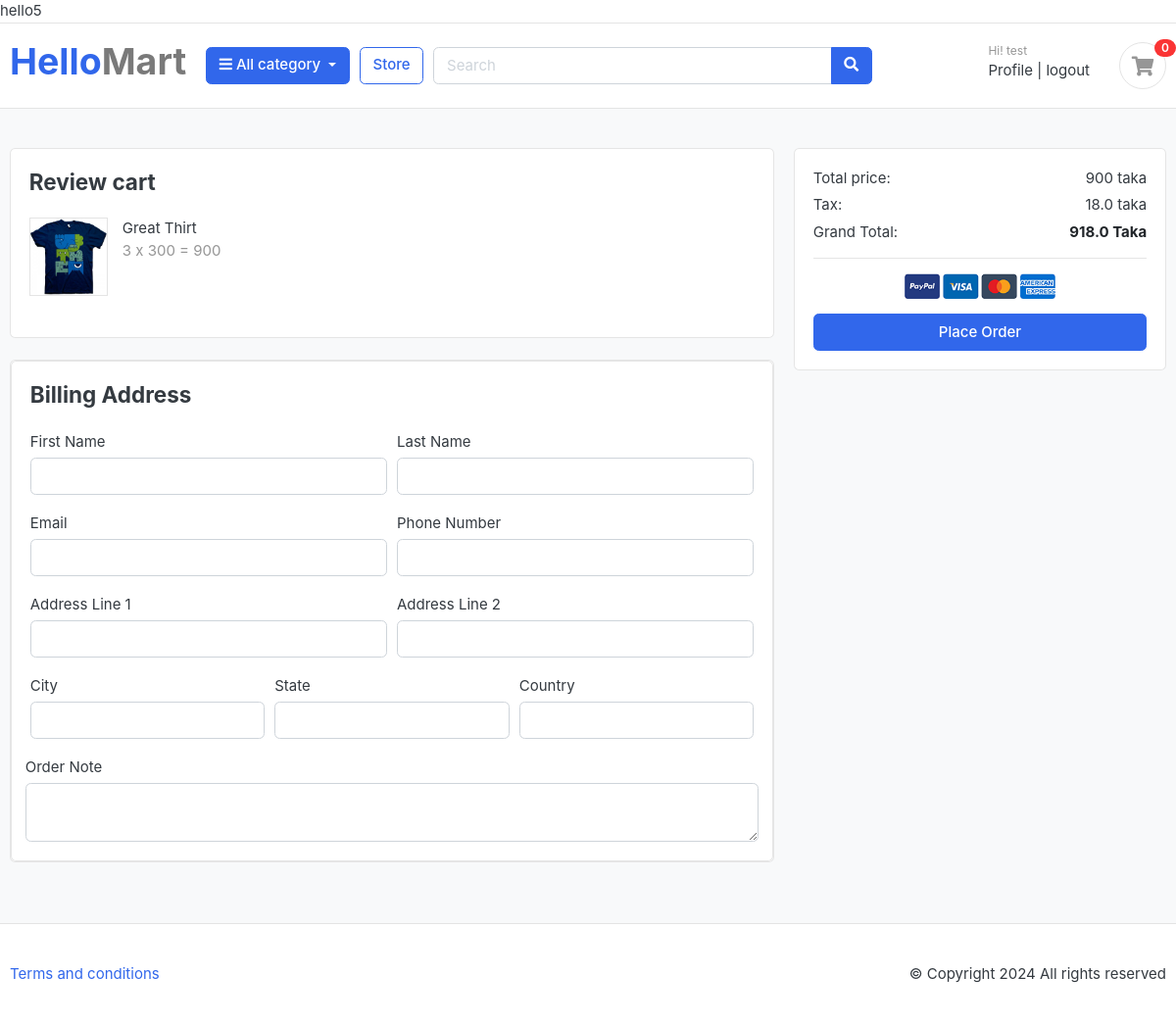
Page /order/place_order/ (signed in) on the committed database.
### cart/models.py (models this page shows, shortened)
class CartItem(models.Model):
    product = models.ForeignKey(Product, on_delete = models.CASCADE)
    cart = models.ForeignKey(Cart, on_delete=models.CASCADE, null= True)
    quantity = models.IntegerField()
    is_active = models.BooleanField(default=True)
    user = models.ForeignKey(User, on_delete=models.CASCADE, null= True)
    def sub_total(self):
        return self.product.price * self.quantity

### store/models.py (models this page shows, shortened)
class Product(models.Model):
    product_name = models.CharField(max_length=100, unique = True)
    slug = models.SlugField(max_length = 200, unique = True)
    description = models.TextField(max_length = 400, blank = True)
    price = models.IntegerField()
    image = models.ImageField(upload_to='photos/products')
    stock = models.IntegerField()
    is_available = models.BooleanField(default = True)
    category = models.ForeignKey(Category, on_delete=models.CASCADE)
    created_date = models.DateTimeField(auto_now_add = True)
    modified_date = models.DateTimeField(auto_now = True)

### orders/views.py (the view, shortened to what this page needs)
# urls.py: path('place_order/', views.place_order, name='place_order'),
def place_order(request):
    print(request.POST)
    cart_items = None
    tax = 0
    total = 0
    grand_total = 0
    if request.user.is_authenticated:
        cart_items = CartItem.objects.filter(user = request.user)
        if cart_items.count() < 1:
            return redirect('store')
        for item in cart_items:
            total += item.product.price * item.quantity
        tax = (total*2)/100
    """else:
        session_id = get_create_session(request) # session id nea aslm
        cartid = Cart.objects.get(cart_id = session_id)
        cart_id = Cart.objects.filter(cart_id = session_id).exists() # ai session ala kono cart is exists or not in database

        if cart_id:
            # cart_items = CartItem.objects.filter(cart__cart_id = session_id) # if you this line do not use 9 & 13 no line its work in single line
            cart_items = CartItem.objects.filter(cart = cartid)
            for item in cart_items:
                total += item.product.price * item.quantity
        tax = (total*2)/100"""
    grand_total = total + tax
    return render(request, 'orders/place-order.html', {'cart_items' : cart_items, 'tax' : tax, 'grand_total' : grand_total, 'total' : total})

### orders/templates/orders/place-order.html (shortened to what this page needs)
{% extends "base.html" %}
{% load static %}
{% block body %}
<section class="section-content padding-y bg">
	<div class="container">
	<div class="row">
			<main class="col-md-8">
	<article class="card mb-4">
	<div class="card-body">
		<h4 class="card-title mb-4">Review cart</h4>
		<div class="row">
			{% for item in cart_items %}
			<div class="col-md-6">
				<figure class="itemside  mb-4">
					<div class="aside"><img src="{{item.product.image.url}}" class="border img-sm"></div>
					<figcaption class="info">
						<p>{{item.product.product_name}} </p>
						<span class="text-muted">{{item.quantity}} x {{item.product.price}} = {{item.sub_total}} </span>
					</figcaption>
				</figure>
			</div>
			{% endfor %}
		</div>
	</div>
	</article>
	<article class="card mb-4">
	<div class="card">
	  <div class="card-body">
		<h4 class="card-title mb-4">Billing Address</h4>
	<form action="{% url "place_order" %}" method="POST">
		  <div class="form-row">
			<div class="col form-group">
			  <label for="">First Name</label>
			  <input type="text" name="first_name" class="form-control" required>
			</div>
			<div class="col form-group">
			  <label for="">Last Name</label>
			  <input type="text" name="last_name" class="form-control" required>
			</div>
		  </div>
		  <div class="form-row">
			<div class="col form-group">
			  <label for="">Email</label>
			  <input type="email" name="email" class="form-control" required>
			</div>
			<div class="col form-group">
			  <label for="">Phone Number</label>
			  <input type="text" name="phone" class="form-control" required>
			</div>
		  </div>
		  <div class="form-row">
			<div class="col form-group">
			  <label for="">Address Line 1</label>
			  <input type="text" name="address_line1" class="form-control" required>
			</div>
			<div class="col form-group">
			  <label for="">Address Line 2</label>
			  <input type="text" name="address_line2" class="form-control">
			</div>
		  </div>
		  <div class="form-row">
			<div class="col form-group">
			  <label for="">City</label>
			  <input type="text" name="city" class="form-control" required>
			</div>
			<div class="col form-group">
			  <label for="">State</label>
			  <input type="text" name="state" class="form-control" required>
			</div>
			<div class="col form-group">
			  <label for="">Country</label>
			  <input type="text" name="country" class="form-control" required>
			</div>
			</div>
			<div class="form-row">
			  <label for="">Order Note</label>
			  <textarea name="order_note" rows="2" class="form-control"></textarea>
			</div>
	  </div>
	</div>
	</article>
			</main>
			<aside class="col-md-4">
				<div class="card">
			<div class="card-body">
				<dl class="dlist-align">
				  <dt>Total price:</dt>
				  <dd class="text-right">{{total}} taka</dd>
				</dl>
				<dl class="dlist-align">
				  <dt>Tax:</dt>
				  <dd class="text-right">{{tax}} taka</dd>
				</dl>
				<dl class="dlist-align">
				  <dt>Grand Total:</dt>
				  <dd class="text-right text-dark b"><strong>{{grand_total}} Taka</strong></dd>
				</dl>
				<hr>
				<p class="text-center mb-3">
					<img src="{% static "/images/misc/payments.png" %}" height="26">
				</p>
				<button type="submit" class="btn btn-primary btn-block" > Place Order </button>
			</div>
			</div>
			</aside>
		</div>
	</div>
	</section>
{% endblock body %}

### templates/base.html (shortened to what this page needs)
<!DOCTYPE html>
{% load static %}
<html lang="en">
    <head>
        <link href="{% static "css/bootstrap.css" %}" rel="stylesheet" type="text/css" />
        <link
          href="{% static "fonts/fontawesome/css/all.min.css" %}"
          type="text/css"
          rel="stylesheet"
        />
        <link href="{% static "css/ui.css" %}" rel="stylesheet" type="text/css" />
        <link
          href="{% static "css/responsive.css" %}"
          rel="stylesheet"
          media="only screen and (max-width: 1200px)"
        />
    </head>
<body>
  {{request.user}}
    <header class="section-header">
        <nav class="navbar p-md-0 navbar-expand-sm navbar-light border-bottom">
        </nav>
        <section class="header-main border-bottom">
          <div class="container">
            <div class="row align-items-center">
              <div class="col-lg-2 col-md-3 col-6">
                <a href="{% url "home" %}" class="brand-wrap">
                  <h1>Hello<span class="mart-color">Mart</span></h1>
                </a>
              </div>
              <div class="col-lg col-sm col-md col-6 flex-grow-0">
                <div class="category-wrap dropdown d-inline-block float-right">
                  <button
                    type="button"
                    class="btn btn-primary dropdown-toggle"
                    data-toggle="dropdown"
                  >
                    <i class="fa fa-bars"></i> All category
                  </button>
                </div>
              </div>
              <a href="{% url "store" %}" class="btn btn-outline-primary">Store</a>
              <div class="col-lg col-md-6 col-sm-12 col">
                <form action="#" class="search">
                  <div class="input-group w-100">
                    <input
                      type="text"
                      class="form-control"
                      style="width: 60%"
                      placeholder="Search"
                    />
                    <div class="input-group-append">
                      <button class="btn btn-primary" type="submit">
                        <i class="fa fa-search"></i>
                      </button>
                    </div>
                  </div>
                </form>
              </div>
              <div class="col-lg-3 col-sm-6 col-8 order-2 order-lg-3">
                <div class="d-flex justify-content-end mb-3 mb-lg-0">
                  <div class="widget-header">
                    {% if request.user.is_authenticated %}
                    <small class="title text-muted">Hi! {{request.user.first_name}} </small>
                    <div>
                      <a href="{% url "profile" %}">Profile</a>
                      <span class="dark-transp"> | </span>
                      <a href="{% url "logout" %}"> logout</a>
                    </div>
                    {% endif %}
                  </div>
                  <a href="{% url "cart" %}" class="widget-header pl-3 ml-3">
                    <div class="icon icon-sm rounded-circle border">
                      <i class="fa fa-shopping-cart"></i>
                    </div>
                    <span class="badge badge-pill badge-danger notify">0</span>
                  </a>
                </div>
              </div>
            </div>
          </div>
        </section>
    </header>
    {% block body %}
    {% endblock body %}
    <footer class="section-footer border-top padding-y">
        <div class="container">
          <p class="float-md-right">&copy Copyright 2024 All rights reserved</p>
          <p>
            <a href="#">Terms and conditions</a>
          </p>
        </div>
    </footer>
</body>
</html>

### static/css/ui.css (style rules this page uses)
html { font-family: "Inter", sans-serif; font-size: 15px; }
.icon-xs, .icon-sm, .icon-md, .icon-lg { display: inline-block; text-align: center; flex-shrink: 0; flex-grow: 0; }
.icon-sm { width: 48px; height: 48px; line-height: 48px !important; font-size: 20px; }
.img-xs, .img-sm, .img-md, .img-lg { -o-object-fit: cover; object-fit: cover; flex-shrink: 0; flex-grow: 0; }
.img-sm { width: 80px; height: 80px; }
.padding-y { padding-top: 40px; padding-bottom: 40px; }
figure { margin-bottom: 0; }
article:after, .form-group:after { display: block; clear: both; content: ""; }
.bg { background-color: #f8f9fa; }
.b { font-weight: 600; }
p:last-child { margin-bottom: 0; }
.header-main { position: relative; padding-top: 1rem; padding-bottom: 1rem; }
.widget-header { display: inline-block; vertical-align: middle; position: relative; }
.widget-header a { color: #343a40; }
.widget-header i { color: #969696; }
.widget-header .title { display: block; }
.widget-header .notify { position: absolute; top: -3px; right: -10px; }
.itemside { position: relative; display: flex; width: 100%; }
.itemside .aside { position: relative; flex-shrink: 0; }
.itemside .info { padding-left: 15px; padding-right: 7px; }
.itemside p { margin-bottom: 0; }
[class*=dlist-] { margin-bottom: 5px; }
[class*=dlist-] dd { margin-bottom: 0; }
.dlist-align { display: flex; }
.dlist-align dt { width: 150px; word-wrap: break-word; font-weight: normal; }
.dlist-align dd { flex-grow: 1; }
.notify { position: absolute; top: -4px; right: -10px; display: inline-block; padding: 0.25em 0.6em; font-size: 12px; line-height: 1; text-align: center; border-radius: 3rem; color: #fff; background-color: #fa3434; }
.mart-color { color: #7a7a7a; }

### rows in the picture
CartItem: product.image (picture), product.product_name "Great Thirt", quantity "3", product.price "300", sub_total "900"

### other values in the picture
{{ request.user }} "hello5"
{{ request.user.first_name }} "test"
{{ total }} "900"
{{ tax }} "18.0"
{{ grand_total }} "918.0"
